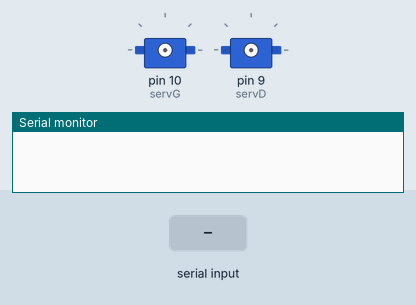
Simulated run of this sketch. Board: Arduino Uno, built with avr-gcc and run on an emulated ATmega328P. Parts: 2 × servo, the last lines printed to the serial monitor. Inputs (shaded band) come from the test bench.

Above: at 1.2 s.
1.3 s: "8" received over Serial
2.8 s: "5" received over Serial
At 3.5 s:
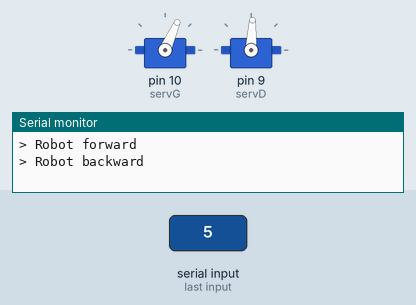
4.3 s: "4" received over Serial
At 4.7 s:
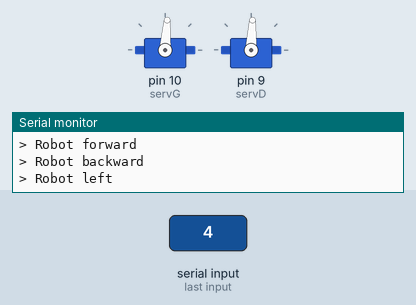
5.8 s: "6" received over Serial
At 7.0 s:
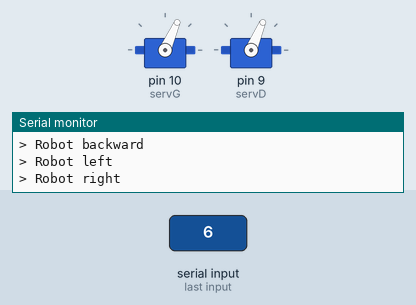
7.3 s: "1" received over Serial
At 8.1 s:
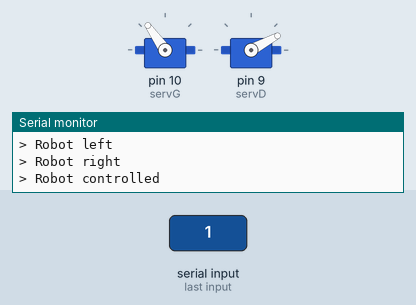
Timing chart, 0 to 10.3 s (numbered marks = the images above; inputs shaded):
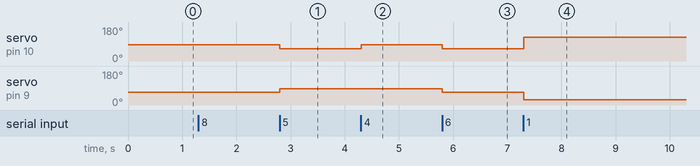

Measured:
- after the input at 2.8 s, servo on pin 10 (servG): 86° → 66° at once; servo on pin 9 (servD): 67° → 87° at once
- after the input at 4.3 s, servo on pin 10 (servG): 66° → 86° at once
- after the input at 5.8 s, servo on pin 10 (servG): 86° → 66° at once; servo on pin 9 (servD): 87° → 67° at once
- after the input at 7.3 s, servo on pin 10 (servG): 66° → 125° at once; servo on pin 9 (servD): 67° → 28° at once

The sketch:

FirstDrivePobotEasy.pde
```cpp
// (licence header left out)
/**
 * First drive of the Pobot Easy : simple tests using a command sent through serial.
 * --> use it to test how your mechanics is
 */

#include <Servo.h>

// use "Calibre Servo" Arduino program to know the value of immobile position for each servo
#define POS_NEUTRE_D  77
#define POS_NEUTRE_G  76

Servo servG;
Servo servD;

void setup()
{
  // serial communication
  Serial.begin(9600);
  // using "detach" makes the robot not move at all,
  // as servomotors will not be controlled
  servG.detach();
  servD.detach();


}

void loop()
{
  // as soon as someithing is received from the serial communication
  if (Serial.available())
  {
    // every command is only one byte long (character)
    char val = Serial.read();
    switch (val)
    {
    case ' ':
      // stop
      Serial.println("> Robot stop");
      servG.detach();
      servD.detach();
      break;
    case '8':
      // en avant
      servG.attach(10);
      servD.attach(9);
      servG.write(POS_NEUTRE_G+10);
      servD.write(POS_NEUTRE_D-10);
      Serial.println("> Robot forward");
      break;
    case '5':
      // arrière
      servG.attach(10);
      servD.attach(9);
      servG.write(POS_NEUTRE_G-10);
      servD.write(POS_NEUTRE_D+10);
      Serial.println("> Robot backward");
      break;
    case '4':
      // à gauche
      servG.attach(10);
      servD.attach(9);
      servG.write(POS_NEUTRE_G+10);
      servD.write(POS_NEUTRE_D+10);
      Serial.println("> Robot left");
      break;
    case '6':
      // à droite
      servG.attach(10);
      servD.attach(9);
      servG.write(POS_NEUTRE_G-10);
      servD.write(POS_NEUTRE_D-10);
      Serial.println("> Robot right");
      break;
    default:
      servG.attach(10);
      servD.attach(9);
      // the received value int value (and not char)
      // is used as the speed (same for both)
      servG.write(POS_NEUTRE_G+val);
      servD.write(POS_NEUTRE_D-val);
      Serial.println("> Robot controlled");
      break;
    }
  }
}
```
